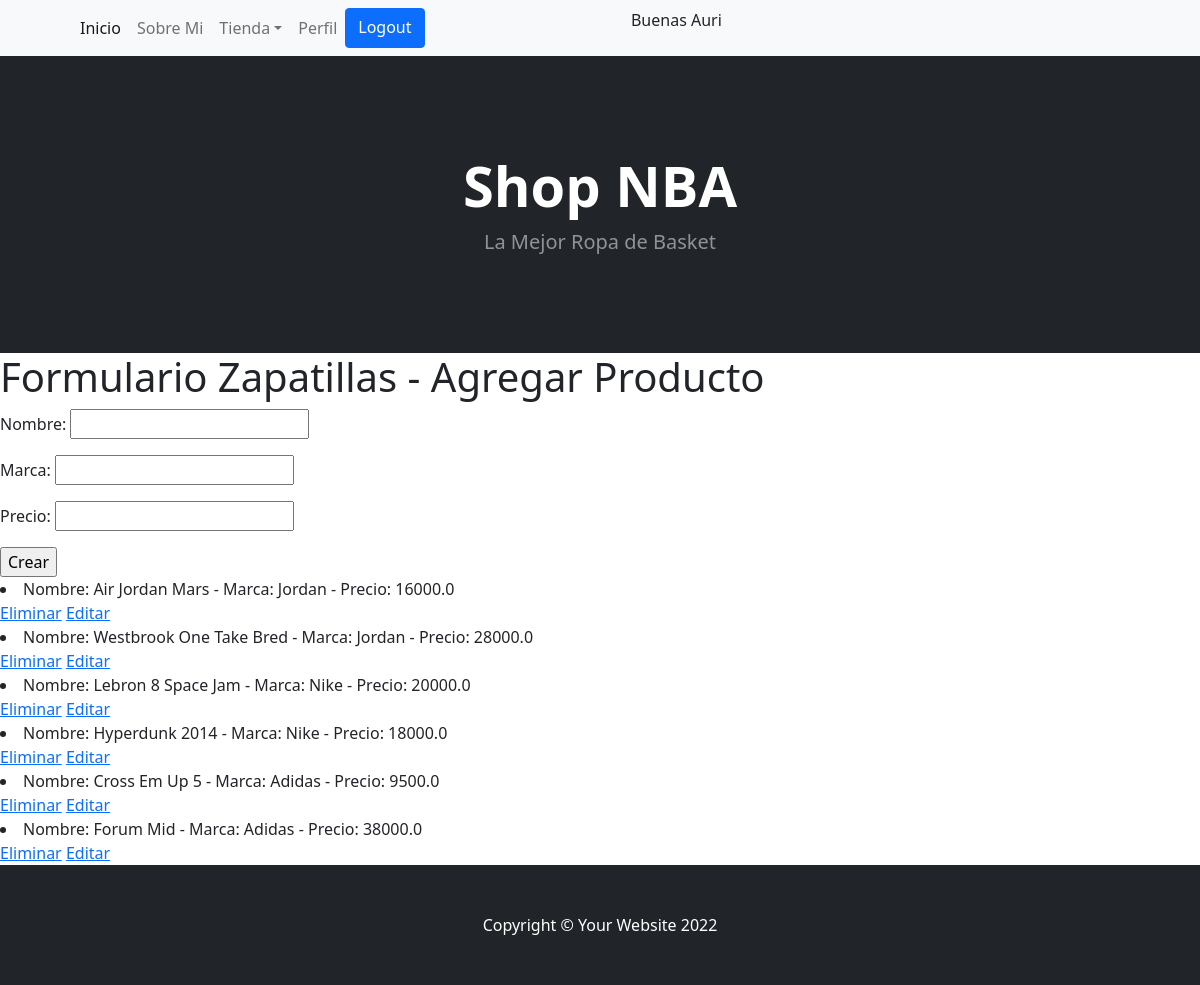
The page /productos/zapatillas/ (signed in) on the database its author committed.
### productos/models.py (models this page shows)
class Zapatilla(models.Model):
    nombre = models.CharField(max_length=150)
    marca = models.CharField(max_length=150)
    precio = models.FloatField()
    def __str__(self):
        return f"Nombre: {self.nombre} - Marca: {self.marca} - Precio: {self.precio}"

### productos/views.py (the view, shortened to what this page needs)
# urls.py: path("zapatillas/", zapatillas, name="zapatillas"),
@login_required
def zapatillas(request):
    zapatillas = Zapatilla.objects.all()
    if request.method == "GET":
        formulario = formularioZapatillas
        context = {
            "zapatillas": zapatillas,
            "formulario": formulario
        }
        return render(request, "productos/zapatillas.html", context)

### productos/templates/productos/zapatillas.html (shortened to what this page needs)
<!DOCTYPE html>
<html lang="en">
    <head>
        {% load static %}
        <link href="https://cdn.jsdelivr.net/npm/bootstrap-icons@1.5.0/font/bootstrap-icons.css" rel="stylesheet" />
        <link href="{% static 'productos/css/styles.css' %}" rel="stylesheet" />
    </head>
    <body>
        <nav class="navbar navbar-expand-lg navbar-light bg-light">
            <div class="container px-4 px-lg-5">
                <div class="collapse navbar-collapse" id="navbarSupportedContent">
                    <ul class="navbar-nav me-auto mb-2 mb-lg-0 ms-lg-4">
                        <li class="nav-item"><a class="nav-link active" aria-current="page" href="/productos/">Inicio</a></li>
                        <li class="nav-item"><a class="nav-link" href="/productos/about/">Sobre Mi</a></li>
                        <li class="nav-item dropdown">
                            <a class="nav-link dropdown-toggle" id="navbarDropdown" href="#" role="button" data-bs-toggle="dropdown" aria-expanded="false">Tienda</a>
                        </li>
                        <li class="nav-item"><a class="nav-link" href="/productos/edit">Perfil</a></li>
                        <a class="btn btn-primary" href="/auth/logout"> Logout </a>
                    </ul>
                </div>
            </div>
            {% if request.user.username %}
            <div class="container text-center">
                <p>Buenas {{request.user.first_name}}</p>
            </div>
        {% endif %}
        </nav>
        <header class="bg-dark py-5">
            <div class="container px-4 px-lg-5 my-5">
                <div class="text-center text-white">
                    <h1 class="display-4 fw-bolder">Shop NBA</h1>
                    <p class="lead fw-normal text-white-50 mb-0">La Mejor Ropa de Basket</p>
                </div>
            </div>
        </header>
        <div>
            <h1>Formulario Zapatillas - Agregar Producto</h1>
                <form " method="post">{% csrf_token %}
                    {{ formulario.as_p }}
                    <input type="submit" value="Crear">
                </form>
                {% for p in zapatillas %}
                    <li>{{p}}</li> <a href="{%url 'EliminarZapatillas' p.id %}">Eliminar</a>
                    <a href="{%url 'EditarZapatillas' p.id %}">Editar</a>
                {% endfor %}
        <footer class="py-5 bg-dark">
            <div class="container"><p class="m-0 text-center text-white">Copyright &copy; Your Website 2022</p></div>
        </footer>
    </body>
</html>

### rows shown on the page
Zapatilla: nombre+marca+precio "Nombre: Air Jordan Mars - Marca: Jordan - Precio: 16000.0"
Zapatilla: nombre+marca+precio "Nombre: Westbrook One Take Bred - Marca: Jordan - Precio: 28000.0"
Zapatilla: nombre+marca+precio "Nombre: Lebron 8 Space Jam - Marca: Nike - Precio: 20000.0"
Zapatilla: nombre+marca+precio "Nombre: Hyperdunk 2014 - Marca: Nike - Precio: 18000.0"
Zapatilla: nombre+marca+precio "Nombre: Cross Em Up 5 - Marca: Adidas - Precio: 9500.0"
Zapatilla: nombre+marca+precio "Nombre: Forum Mid - Marca: Adidas - Precio: 38000.0"

### other values the page prints
{{ request.user.first_name }} "Auri"
